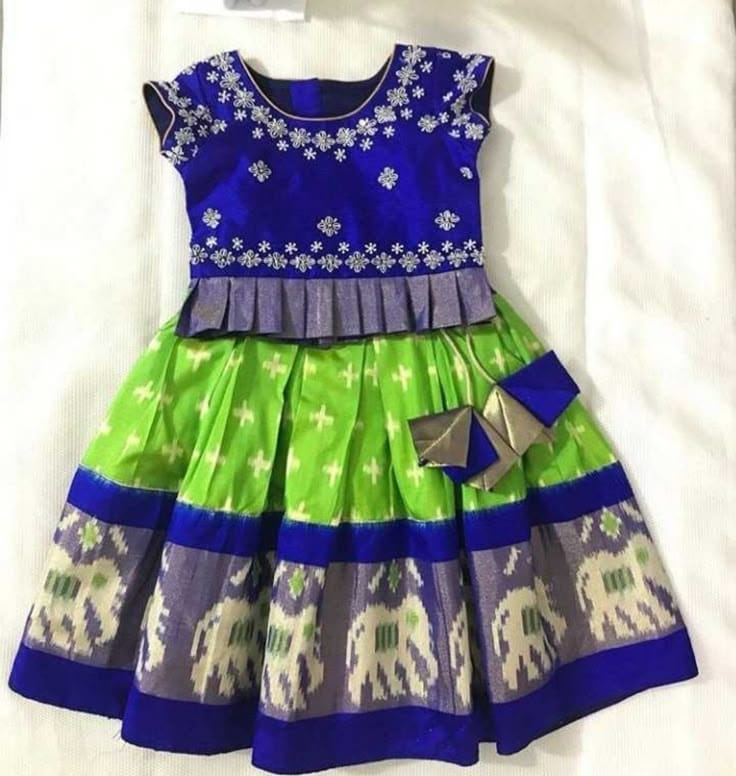
#> input picture pics/WhatsApp Image 2026-09-16 at 7.35.58 PM (1).jpeg, 736 x 776 px, found by its file name; its folder holds only this picture in this run
$ python analyze.py
#> lines starting #> are read from the running program, lines starting #| are printed output that depends on the picture
import os, json
from PIL import Image
from PIL.ExifTags import TAGS

DIR = "pics"

def phash(img, size=16):
    g = img.convert("L").resize((size+1, size), Image.LANCZOS)
    px = list(g.getdata())
    rows = [px[i*(size+1):(i+1)*(size+1)] for i in range(size)]
    # dHash horizontal: bit = left brighter than right
    bits = []
    for row in rows:
        for x in range(size):
            bits.append(1 if row[x] > row[x+1] else 0)
    return bits

def dist(a, b):
    return sum(1 for x, y in zip(a, b) if x != y)

def dom_color(img, size=60):
    im = img.convert("RGB").resize((size, size), Image.LANCZOS)
    px = list(im.getdata())
    # average of pixels, and also a quantized mode
    n = len(px)
    avg = tuple(sum(c[i] for c in px)//n for i in range(3))
    # saturation-weighted: most common quantized color bucket
    from collections import Counter
    buckets = Counter((c[0]//24, c[1]//24, c[2]//24) for c in px)
    top = buckets.most_common(6)
    return avg, top

files = sorted(f for f in os.listdir(DIR) if f.lower().endswith((".jpg", ".jpeg", ".png")))
out = []
for f in files:
    p = os.path.join(DIR, f)
    im = Image.open(p)
#> im is the input picture: PIL image 736x776 RGB; mean R, G, B 156.2, 159.8, 156.6
    im.load()
    w, h = im.size
#> w = 736; h = 776
    thumb = im.convert("RGB").resize((200, 200), Image.LANCZOS)
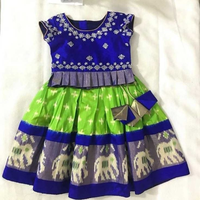
#> thumb: PIL image 200x200 RGB; mean R, G, B 156.2, 159.8, 156.6
    hsh = phash(im)
#> in phash, `g = img.convert("L").resize((size+1, size), Image.LANCZOS)`:
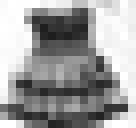
#> g: PIL image 17x16 L (shown 8 times larger); min 30, max 255, mean 157.9
#> in phash, `px = list(g.getdata())`: px = 272 values, max 255 at index 1, min 30 at index 74, mean 157.9
#> in phash, `rows = [px[i*(size+1):(i+1)*(size+1)] for i in range(size)]`: rows = 16 items
#> the loop in phash, `for row in rows:` made 16 passes
#> after the loop in phash, `for row in rows:`: bits = 256 values, max 1 at index 1, min 0 at index 0, mean 0.516
#> hsh has the same summary as bits in phash
    avg, top = dom_color(im)
#> in dom_color, `im = img.convert("RGB").resize((size, size), Image.LANCZOS)`:
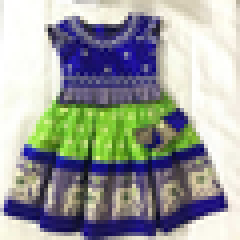
#> im: PIL image 60x60 RGB (shown 4 times larger); mean R, G, B 156.2, 159.7, 156.6
#> in dom_color, `px = list(im.getdata())`: px = 3600 items, first 6: (235, 235, 230), (255, 255, 255), (255, 254, 254), (255, 255, 255), (255, 255, 255), (255, 255, 254)
#> in dom_color, `n = len(px)`: n = 3600
#> in dom_color, `avg = tuple(sum(c[i] for c in px)//n for i in range(3))`: avg = (156, 159, 156)
#> in dom_color, `buckets = Counter((c[0]//24, c[1]//24, c[2]//24) for c in px)`: buckets = 185 items
#> in dom_color, `top = buckets.most_common(6)`: top = [((10, 10, 10), 561), ((10, 10, 9), 513), ((9, 9, 8), 134), ((10, 9, 9), 85), ((9, 9, 9), 83), ((1, 0, 4), 75)]
#> avg = (156, 159, 156)
    hsv = Image.merge("HSV", [thumb.convert("RGB").split()[i] for i in range(3)])
    hsv = hsv.resize((1,1)).getpixel((0,0))
#> hsv = (146, 152, 146)
    out.append({
        "file": f, "size_kb": round(os.path.getsize(p)/1024), "w": w, "h": h,
        "ratio": round(w/h, 3), "hash": "".join(map(str, hsh)),
        "avg": avg, "hsv": hsv, "top_buckets": top,
    })

# group by hash distance <= 12 (of 256 bits)
groups = []
for item in out:
    placed = False
    for g in groups:
        if dist(item["hash"], g[0]["hash"]) <= 14:
            g.append(item); placed = True; break
    if not placed:
        groups.append([item])
#> this loop made 1 pass
#> after the loop, groups = 1 item

print(f"{len(files)} files, {len(groups)} hash-groups")
#| 1 files, 1 hash-groups
for gi, g in enumerate(groups):
    print(f"\n## Group {gi+1} ({len(g)} imgs)")
    for it in g:
        print(f"  {it['file']}  {it['w']}x{it['h']} kb={it['size_kb']} avg={it['avg']} hsv={it['hsv']}")
#> this loop made 1 pass
#> gi on pass 1: 0
#| ## Group 1 (1 imgs)
#|   WhatsApp Image 2026-09-16 at 7.35.58 PM (1).jpeg  736x776 kb=69 avg=(156, 159, 156) hsv=(146, 152, 146)

$ run again, on pics/WhatsApp Image 2026-09-16 at 7.36.00 PM (1).jpeg
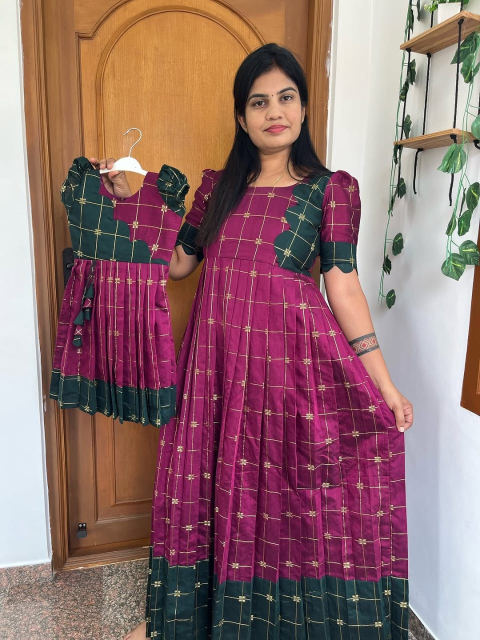
#> input picture pics/WhatsApp Image 2026-09-16 at 7.36.00 PM (1).jpeg, 960 x 1280 px, found by its file name (shown at 1/2 size)
#> im is the input picture: PIL image 960x1280 RGB; mean R, G, B 146.7, 109.7, 111.2
#> in phash, `g = img.convert("L").resize((size+1, size), Image.LANCZOS)`:
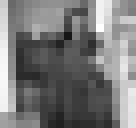
#> g: PIL image 17x16 L (shown 8 times larger); min 22, max 255, mean 121.1
#> in phash, `px = list(g.getdata())`: px = 272 values, max 255 at index 63, min 22 at index 76, mean 121.1
#> rows = 16 items
#> the loop in phash, `for row in rows:` made 16 passes
#> after the loop in phash, `for row in rows:`: bits = 256 values, max 1 at index 0, min 0 at index 1, mean 0.465
#> hsh has the same summary as bits in phash
#> in dom_color, `im = img.convert("RGB").resize((size, size), Image.LANCZOS)`:
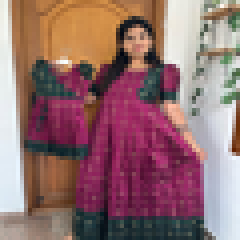
#> im: PIL image 60x60 RGB (shown 4 times larger); mean R, G, B 146.7, 109.7, 111.2
#> in dom_color, `px = list(im.getdata())`: px = 3600 items, first 6: (236, 237, 227), (239, 243, 236), (193, 170, 152), (157, 102, 62), (153, 106, 69), (134, 88, 48)
#> n = 3600
#> in dom_color, `avg = tuple(sum(c[i] for c in px)//n for i in range(3))`: avg = (146, 109, 111)
#> buckets = 157 items
#> in dom_color, `top = buckets.most_common(6)`: top = [((5, 1, 3), 254), ((9, 9, 9), 175), ((1, 2, 2), 144), ((9, 9, 10), 142), ((4, 1, 2), 126), ((6, 4, 2), 113)]
#> `avg, top = dom_color(im)`: avg = (146, 109, 111)
#> hsv = (143, 101, 105)
#> the loop `for item in out:` made 1 pass
#> after the loop `for item in out:`: groups = 1 item
#| 1 files, 1 hash-groups
#> the loop `for gi, g in enumerate(groups):` made 1 pass
#> gi on pass 1: 0
#> (printed output is left out)
